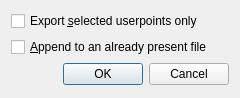
<?xml version="1.0" encoding="UTF-8"?>
<ui version="4.0">
 <class>UserdataExportDialog</class>
 <widget class="QDialog" name="UserdataExportDialog">
  <property name="geometry">
   <rect>
    <x>0</x>
    <y>0</y>
    <width>240</width>
    <height>98</height>
   </rect>
  </property>
  <property name="windowTitle">
   <string>Little Navmap - Export Options</string>
  </property>
  <layout class="QVBoxLayout" name="verticalLayout">
   <item>
    <widget class="QCheckBox" name="checkBoxUserpointExportSelected">
     <property name="text">
      <string>Export &amp;selected userpoints only</string>
     </property>
    </widget>
   </item>
   <item>
    <widget class="QCheckBox" name="checkBoxUserpointExportAppend">
     <property name="text">
      <string>&amp;Append to an already present file</string>
     </property>
    </widget>
   </item>
   <item>
    <widget class="QDialogButtonBox" name="buttonBox">
     <property name="orientation">
      <enum>Qt::Horizontal</enum>
     </property>
     <property name="standardButtons">
      <set>QDialogButtonBox::Cancel|QDialogButtonBox::Ok</set>
     </property>
    </widget>
   </item>
  </layout>
 </widget>
 <resources/>
 <connections>
  <connection>
   <sender>buttonBox</sender>
   <signal>accepted()</signal>
   <receiver>UserdataExportDialog</receiver>
   <slot>accept()</slot>
   <hints>
    <hint type="sourcelabel">
     <x>248</x>
     <y>254</y>
    </hint>
    <hint type="destinationlabel">
     <x>157</x>
     <y>274</y>
    </hint>
   </hints>
  </connection>
  <connection>
   <sender>buttonBox</sender>
   <signal>rejected()</signal>
   <receiver>UserdataExportDialog</receiver>
   <slot>reject()</slot>
   <hints>
    <hint type="sourcelabel">
     <x>316</x>
     <y>260</y>
    </hint>
    <hint type="destinationlabel">
     <x>286</x>
     <y>274</y>
    </hint>
   </hints>
  </connection>
 </connections>
</ui>
